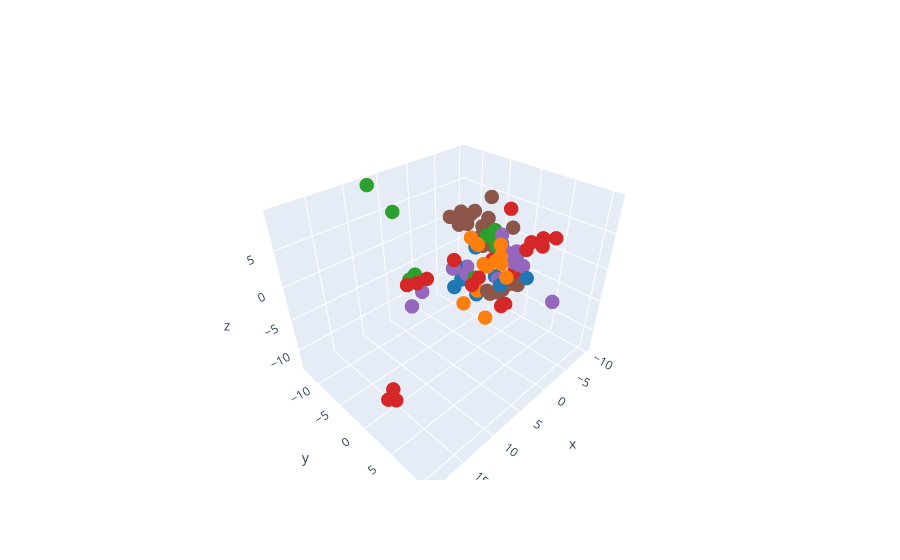

The cell this chart's notebook holds for it:
### Code cell
import plotly.graph_objects as go
from matplotlib import cm

# get tab10 RGBA colors from matplotlib
tab10 = cm.get_cmap('tab10')
colors = [f'rgba({int(r*255)}, {int(g*255)}, {int(b*255)}, {a})' 
          for r, g, b, a in tab10(np.linspace(0, 1, 10))]

fig = go.Figure(
    data=go.Scatter3d(
        x=clustered[0],
        y=clustered[1],
        z=clustered[2],
        mode='markers',
        marker=dict(
            size=5,
            color=[colors[c] for c in clustered['mouse_cluster']]  # assign tab10 color per cluster
        )))

fig.show()
